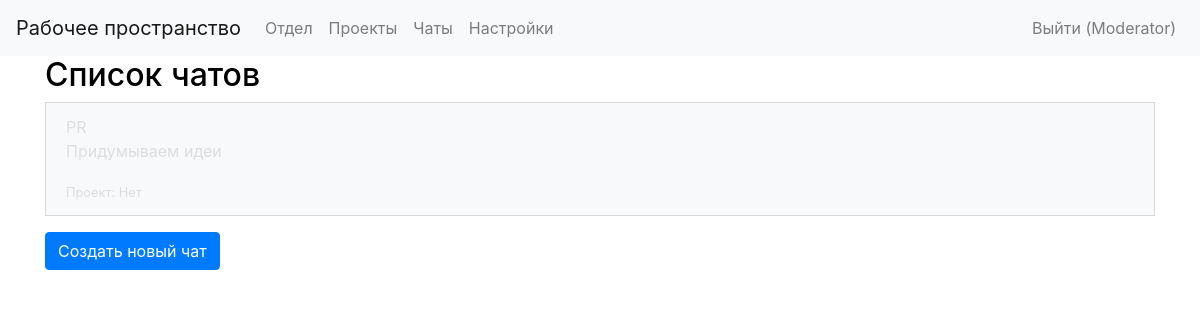
Screenshot of /chats (signed in) with the database file from the repository.
### app/models.py (models this page shows, shortened)
class User(db.Model, UserMixin):
    id = db.Column(db.Integer, primary_key=True)
    name = db.Column(db.String(50), nullable=False)
    email = db.Column(db.String(120), unique=True, nullable=False)
    password = db.Column(db.String(200), nullable=False)
    role_id = db.Column(db.Integer, db.ForeignKey('role.id'))
    department_id = db.Column(db.Integer, db.ForeignKey('department.id'))
    registered_on = db.Column(db.DateTime)

class Chat(db.Model):
    id = db.Column(db.Integer, primary_key=True)
    title = db.Column(db.String(100))
    description = db.Column(db.Text)
    project_id = db.Column(db.Integer, db.ForeignKey('project.id'))
    messages = db.relationship('Message', backref='chat', lazy=True)

### app/views.py (the view)
@app.route('/chats')
@login_required
def chat_list():
    chats = Chat.query.all()
    return render_template('chat_list.html', chats=chats, theme_value=get_theme_value())

### app/__init__.py (called while the page is built)
@login_manager.user_loader
def load_user(user_id):
    return models.User.query.get(int(user_id))

### app/views.py (called while the page is built)
def get_theme_value():
    if current_user.is_authenticated:  # Проверяем, аутентифицирован ли пользователь
        theme_setting = Setting.query.filter_by(user_id=current_user.id, key='theme').first()
        return theme_setting.value == 'dark' if theme_setting else False
    return False  # Если пользователь не аутентифицирован, возвращаем значение по умолчанию

### app/templates/chat_list.html
{% extends "base.html" %}
{% block content %}
<h2>Список чатов</h2>
<ul class="list-group ">
{% for chat in chats %}
<a href="{{ url_for('chat', chat_id=chat.id) }}">
   <li class="list-group-item {{ 'bg-dark' if theme_value else 'bg-light' }}">
       {{ chat.title }}
       <p>{{ chat.description }}</p>
       <small>Проект: {{ chat.project.title if chat.project else 'Нет' }}</small>
   </li>
</a>
{% else %}
   <li class="list-group-item {{ 'bg-dark' if theme_value else 'bg-light' }}">Нет доступных чатов.</li>
{% endfor %}
</ul>
<a href="{{ url_for('new_chat') }}" class="btn btn-primary mt-3">Создать новый чат</a>
{% endblock %}

### app/templates/base.html (shortened to what this page needs)
<!DOCTYPE html>
<html lang="en">
<head>
    <link rel="stylesheet" href="https://stackpath.bootstrapcdn.com/bootstrap/4.5.2/css/bootstrap.min.css">
    <link rel="stylesheet" href="{{ url_for('static', filename='css/styles.css') }}">
</head>
<body class="{{ 'dark' if theme_value else 'light' }}">
    <nav class="navbar navbar-expand-lg {{ 'bg-dark text-light' if theme_value else 'bg-light navbar-light' }}">
        <a class="navbar-brand" href="{{ url_for('index') }}">Рабочее пространство</a>
        <div class="collapse navbar-collapse" id="navbarNav">
            <ul class="navbar-nav mr-auto">
                <li class="nav-item"><a class="nav-link" href="{{ url_for('new_department') }}">Отдел</a></li>
                <li class="nav-item"><a class="nav-link" href="{{ url_for('new_project') }}">Проекты</a></li>
                <li class="nav-item"><a class="nav-link" href="{{ url_for('chat_list') }}">Чаты</a></li>
                <li class="nav-item"><a class="nav-link" href="{{ url_for('settings') }}">Настройки</a></li>
            </ul>
            <ul class="navbar-nav ml-auto">
                {% if current_user.is_authenticated %}
                <li class="nav-item"><a class="nav-link" href="{{ url_for('logout') }}">Выйти ({{ current_user.name
                        }})</a></li>
                {% else %}
                <li class="nav-item"><a class="nav-link" href="{{ url_for('register') }}">Регистрация</a></li>
                <li class="nav-item"><a class="nav-link" href="{{ url_for('login') }}">Войти</a></li>
                {% endif %}
            </ul>
        </div>
    </nav>
    <div class="container">
        {% block content %}
        {% endblock %}
    </div>
</body>
</html>

### app/static/css/styles.css (style rules this page uses)
body { transition: background-color 0.5s, color 0.5s; }
body.light { background-color: white; color: black; }
.btn { transition: background-color 0.5s, color 0.5s; }
.btn-primary { background-color: #007bff; color: white; }
a { color: #ddd; }

### rows the page displays
User: name "Moderator"
Chat: title "PR", description "Придумываем идеи", project "Нет"
